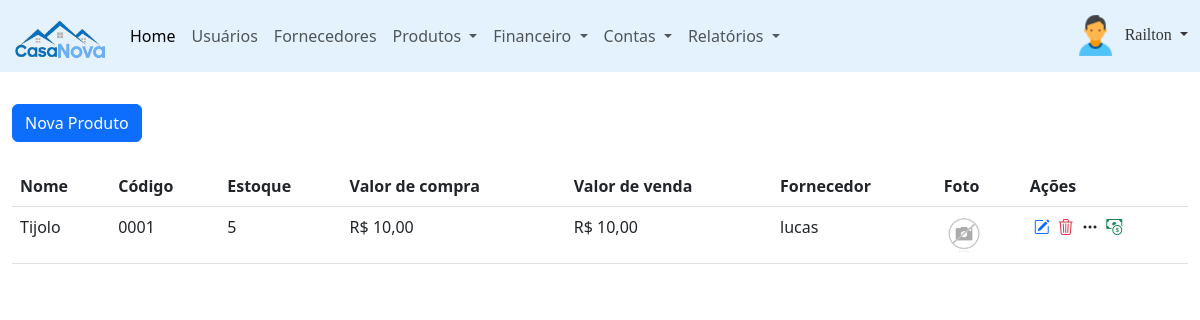
The page /painel-adm/index.php?pagina=produtos (signed in) on the database its author committed.
### tables this page shows
CREATE TABLE `usuarios` (
  `id` int(11) NOT NULL,
  `nome` varchar(50) NOT NULL,
  `cpf` varchar(18) NOT NULL,
  `email` varchar(50) NOT NULL,
  `senha` varchar(20) NOT NULL,
  `nivel` varchar(13) NOT NULL
);

CREATE TABLE `produtos` (
  `id` int(11) NOT NULL,
  `codigo` varchar(50) NOT NULL,
  `nome` varchar(80) NOT NULL,
  `descricao` varchar(200) DEFAULT NULL,
  `estoque` int(11) NOT NULL,
  `valor_compra` decimal(8,2) NOT NULL,
  `valor_venda` decimal(8,2) NOT NULL,
  `fornecedor` int(11) NOT NULL,
  `categoria` int(11) NOT NULL,
  `foto` varchar(120) DEFAULT NULL
);

CREATE TABLE `fornecedores` (
  `id` int(11) NOT NULL,
  `nome` varchar(50) NOT NULL,
  `tipo_pessoa` varchar(10) NOT NULL,
  `cpf` varchar(14) DEFAULT NULL,
  `email` varchar(50) DEFAULT NULL,
  `telefone` varchar(15) DEFAULT NULL,
  `endereco` varchar(120) DEFAULT NULL
);

### painel-adm/index.php (the view, shortened to what this page needs)
<?php
require_once("../conexao.php");
$menu1 = "home";
$menu2 = "usuarios";
$menu3 = "fornecedores";
$menu4 = "categorias";
$menu5 = "produtos";
$query = $pdo->query("SELECT * from usuarios WHERE id = '$_SESSION[id_usuario]'");
$res = $query->fetchAll(PDO::FETCH_ASSOC);
$nome_usu = $res[0]['nome'];
?>
<!DOCTYPE html>
<html lang="pt-br">
    <head>
        <link href="https://cdn.jsdelivr.net/npm/bootstrap@5.3.0-alpha1/dist/css/bootstrap.min.css" rel="stylesheet">
        <link rel="stylesheet" type="text/css" href="../recurso/DataTables/datatables.min.css"/>
        <link rel="stylesheet" href="https://cdn.jsdelivr.net/npm/bootstrap-icons@1.10.3/font/bootstrap-icons.css">
    </head>
    <body>
        <header>
            <nav class="navbar navbar-expand-lg" style="background-color: #e3f2fd;">
                <div class="container-fluid">
                    <a class="navbar-brand" href="index.php"><img src="../imagem/logo.png" class="img-fluid" width="94px" height="60px" alt="Logo"/></a>
                    <div class="collapse navbar-collapse" id="navbarSupportedContent">
                        <ul class="navbar-nav me-auto mb-2 mb-lg-0">
                            <li class="nav-item">
                                <a class="nav-link active" aria-current="page" href="index.php?pagina=<?php echo $menu1 ?>">Home</a>
                            </li>
                            <li class="nav-item">
                                <a class="nav-link" href="index.php?pagina=<?php echo $menu2 ?>">Usuários</a>
                            </li>
                            <li class="nav-item">
                                <a class="nav-link" href="index.php?pagina=<?php echo $menu3 ?>">Fornecedores</a>
                            </li>
                            <li class="nav-item dropdown">
                                <a class="nav-link dropdown-toggle" href="#" role="button" data-bs-toggle="dropdown" aria-expanded="false">
                                    Produtos
                                </a>
                            </li>
                            <li class="nav-item dropdown">
                                <a class="nav-link dropdown-toggle" href="#" role="button" data-bs-toggle="dropdown" aria-expanded="false">
                                    Financeiro
                                </a>
                            </li>
                            <li class="nav-item dropdown">
                                <a class="nav-link dropdown-toggle" href="#" role="button" data-bs-toggle="dropdown" aria-expanded="false">
                                    Contas
                                </a>
                            </li>
                            <li class="nav-item dropdown">
                                <a class="nav-link dropdown-toggle" href="#" role="button" data-bs-toggle="dropdown" aria-expanded="false">
                                    Relatórios
                                </a>
                            </li>
                        </ul>
                        <form class="d-flex">
                            <div class="btn-group">
                                <a class="dropdown-toggle" href="#" role="button" data-bs-toggle="dropdown" aria-expanded="false" style="text-decoration: none; color: #363636;">
                                    <img src="../imagem/icone-usuario.png" width="49px" height="49px" alt="usuário padrão"/>
                                    <font face="Verdana"><?php echo $nome_usu; ?></font>
                                </a>
                            </div>
                        </form>
                    </div>
                </div>
            </nav>
        </header>
        <main>
            <div class="container-fluid mt-4">
                <?php
                if(@$_GET['pagina'] == $menu1){
                    require_once($menu1. ".php");
                }
                else if(@$_GET['pagina'] == $menu2){
                    require_once($menu2. ".php");
                }
                else if(@$_GET['pagina'] == $menu3){
                    require_once($menu3. ".php");
                }
                else if(@$_GET['pagina'] == $menu4){
                    require_once($menu4. ".php");
                }
                else if(@$_GET['pagina'] == $menu5){
                    require_once($menu5. ".php");
                }
                ?>
            </div>
        </main>
    </body>
</html>

### painel-adm/produtos.php (shortened to what this page needs)
<?php
$pag = 'produtos';
require_once("../conexao.php");
?>
<a class="btn btn-primary mt-2" href='index.php?pagina=<?php echo $pag ?>&funcao=novo' role="button">Nova Produto</a>
<div class="mt-4">
    <?php
    $query = $pdo->query("SELECT * from produtos order by id desc");
    $res = $query->fetchAll(PDO::FETCH_ASSOC);
    $total_reg = @count($res);
    if($total_reg > 0){ ?>
    <table id="example" class="table table-hover my-2">
            <thead>
                <tr>
                    <th>Nome</th>
                    <th>Código</th>
                    <th>Estoque</th>
                    <th>Valor de compra</th>
                    <th>Valor de venda</th>
                    <th>Fornecedor</th>
                    <th>Foto</th>
                    <th>Ações</th>
                </tr>
            </thead>
            <tbody>
                <?php
                for($i=0; $i <$total_reg; $i++){
                    $id_cat = $res[$i]['categoria'];
                    $query_2 = $pdo->query("SELECT * FROM categorias WHERE id = '$id_cat'");
                    $res_2 = $query_2->fetchAll(PDO::FETCH_ASSOC);
                    $nome_categoria = $res_2[0]['nome'];
                    $id_forn = $res[$i]['fornecedor'];
                    $query_f = $pdo->query("SELECT * from fornecedores where id = '$id_forn'");
                    $res_f = $query_f->fetchAll(PDO::FETCH_ASSOC);
                    $total_reg_f = @count($res_f);
                    if($total_reg_f > 0){
                        $nome_forn = $res_f[0]['nome'];
                        $tel_forn = $res_f[0]['telefone'];
                    }else {
                        $nome_forn = 'Fornecedor não existe';
                        $tel_forn = 'Telefone não existe';
                    }
                ?>
                <tr>
                    <td><?php echo $res[$i]["nome"] ?></td>
                    <td><?php echo $res[$i]["codigo"] ?></td>
                    <td><?php echo $res[$i]["estoque"] ?></td>
                    <td>R$ <?php echo number_format($res[$i]["valor_compra"], 2, ',', '.'); ?></td>
                    <td>R$ <?php echo number_format($res[$i]["valor_venda"], 2, ',', '.'); ?></td>
                    <td><?php echo $nome_forn ?></td>
                    <td><img src="../imagem/produtos/<?php echo $res[$i]['foto'] ?>" width="40px"></td>
                    <td>
                        <a href="index.php?pagina=<?php echo $pag ?>&funcao=editar&id=<?php echo $res[$i]['id'] ?>" title="Editar produto" style="text-decoration: none;">
                            <i class="bi bi-pencil-square text-primary mx-1"></i>
                        </a>
                        <a href="index.php?pagina=<?php echo $pag ?>&funcao=deletar&id=<?php echo $res[$i]['id'] ?>" title="Excluir produto" style="text-decoration: none;">
                            <i class="bi bi-trash3 text-danger"></i>
                        </a>
                        <a href="#" onclick="mostrarDados('<?php echo $res[$i]['nome'] ?>', '<?php echo $nome_categoria ?>', '<?php echo $res[$i]['descricao'] ?>', '<?php echo $nome_forn ?>', '<?php echo $tel_forn ?>')" title="Mais informações" style="text-decoration: none;">
                            <i class="bi bi-three-dots text-dark mx-1"></i>
                        </a>
                        <a href="#" onclick="comprarProdutos('<?php echo $res[$i]['id'] ?>')" title="Comprar" style="text-decoration: none;">
                            <i class="bi bi-cash-coin text-success"></i>
                        </a>
                    </td>
                </tr>
                <?php } ?>
            </tbody>
    </table>
    <?php }else{
        echo "<p>Não existem dados para serem exibidos!";
    } ?>
</div>

### rows shown on the page
usuarios: nome "Railton"
produtos: nome "Tijolo", codigo "0001", estoque "5", valor_compra "10,00", valor_venda "10,00", fornecedores.nome "lucas", foto (picture)
